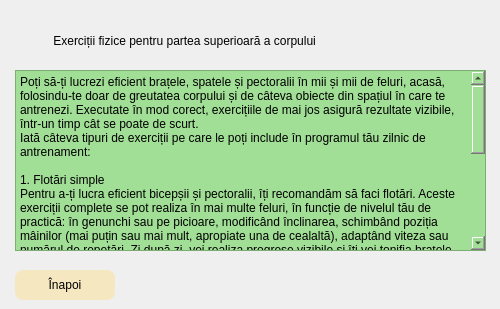
    <widget class="QWidget" name="antrenament1">
     <widget class="QPlainTextEdit" name="plainTextEdit_a1">
      <property name="geometry">
       <rect>
        <x>15</x>
        <y>70</y>
        <width>471</width>
        <height>181</height>
       </rect>
      </property>
      <property name="styleSheet">
       <string notr="true">background-color: rgb(162, 223, 150);
font: 12pt &quot;Times New Roman&quot;;</string>
      </property>
      <property name="plainText">
       <string>Poți să-ți lucrezi eficient brațele, spatele și pectoralii în mii și mii de feluri, acasă, folosindu-te doar de greutatea corpului și de câteva obiecte din spațiul în care te antrenezi. Executate în mod corect, exercițiile de mai jos asigură rezultate vizibile, într-un timp cât se poate de scurt.
Iată câteva tipuri de exerciții pe care le poți include în programul tău zilnic de antrenament:

1. Flotări simple
Pentru a-ți lucra eficient bicepșii și pectoralii, îți recomandăm să faci flotări. Aceste exerciții complete se pot realiza în mai multe feluri, în funcție de nivelul tău de practică: în genunchi sau pe picioare, modificând înclinarea, schimbând poziția mâinilor (mai puțin sau mai mult, apropiate una de cealaltă), adaptând viteza sau numărul de repetări. Zi după zi, vei realiza progrese vizibile și îți vei tonifia brațele.

2. Flotări la paralele
Pentru a-ți lucra tricepșii, mușchii cei mai lungi de la nivelul brațelor, alege flotările la paralele. Sprijină-te de o masă joasă sau de un scaun, cu picioarele mai mult sau mai puțin în față, în funcție de nivel, și coboară brațele până formezi un unghi de 90° cu cotul. Numărul de repetări depinde de nivelul tău de practică.

3. Tracțiuni
Pentru a realiza aceste exerciții, ai nevoie de o bară de tracțiune. Pe lângă lucrarea brațelor, tracțiunile te ajută să îți lucrezi eficient spatele (exact ca spatele în „V” al înotătorilor). Acest exercițiu este dificil, deci nu te îngrijora dacă la început nu reușești să faci decât o tracțiune. Odată cu trecerea timpului, vei vedea progrese notabile. </string>
      </property>
     </widget>
     <widget class="QLabel" name="label">
      <property name="geometry">
       <rect>
        <x>50</x>
        <y>20</y>
        <width>441</width>
        <height>41</height>
       </rect>
      </property>
      <property name="styleSheet">
       <string notr="true">font: 14pt &quot;Times New Roman&quot;;</string>
      </property>
      <property name="text">
       <string> Exerciții fizice pentru partea superioară a corpului</string>
      </property>
     </widget>
     <widget class="QPushButton" name="pushButton_inapoi_8">
      <property name="geometry">
       <rect>
        <x>15</x>
        <y>270</y>
        <width>100</width>
        <height>30</height>
       </rect>
      </property>
      <property name="styleSheet">
       <string notr="true">#pushButton_inapoi_8{
	font: 12pt &quot;Times New Roman&quot;;
	background-color: rgb(245, 231, 192);
	
 border-radius:8px;
}
#pushButton_inapoi_8:hover{
	font: 12pt &quot;Times New Roman&quot;;

background-color: rgb(157, 217, 146);
border-radius:5px;

}</string>
      </property>
      <property name="text">
       <string>Înapoi</string>
      </property>
     </widget>
    </widget>
